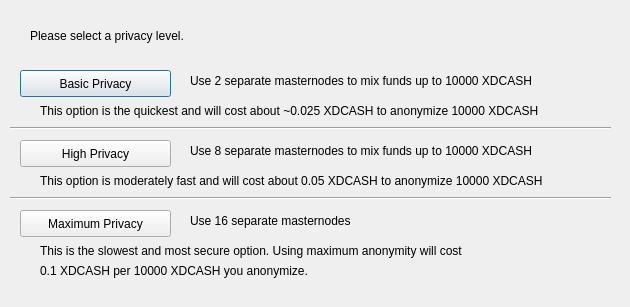
<?xml version="1.0" encoding="UTF-8"?>
<ui version="4.0">
 <class>ObfuscationConfig</class>
 <widget class="QDialog" name="ObfuscationConfig">
  <property name="geometry">
   <rect>
    <x>0</x>
    <y>0</y>
    <width>630</width>
    <height>307</height>
   </rect>
  </property>
  <property name="windowTitle">
   <string>Configure Obfuscation</string>
  </property>
  <widget class="QPushButton" name="buttonBasic">
   <property name="geometry">
    <rect>
     <x>20</x>
     <y>70</y>
     <width>151</width>
     <height>27</height>
    </rect>
   </property>
   <property name="text">
    <string>Basic Privacy</string>
   </property>
  </widget>
  <widget class="QPushButton" name="buttonHigh">
   <property name="geometry">
    <rect>
     <x>20</x>
     <y>140</y>
     <width>151</width>
     <height>27</height>
    </rect>
   </property>
   <property name="text">
    <string>High Privacy</string>
   </property>
  </widget>
  <widget class="QPushButton" name="buttonMax">
   <property name="geometry">
    <rect>
     <x>20</x>
     <y>210</y>
     <width>151</width>
     <height>27</height>
    </rect>
   </property>
   <property name="text">
    <string>Maximum Privacy</string>
   </property>
  </widget>
  <widget class="QLabel" name="label">
   <property name="geometry">
    <rect>
     <x>30</x>
     <y>20</y>
     <width>571</width>
     <height>31</height>
    </rect>
   </property>
   <property name="text">
    <string>Please select a privacy level.</string>
   </property>
  </widget>
  <widget class="QLabel" name="label_2">
   <property name="geometry">
    <rect>
     <x>190</x>
     <y>70</y>
     <width>421</width>
     <height>21</height>
    </rect>
   </property>
   <property name="text">
    <string>Use 2 separate masternodes to mix funds up to 10000 XDCASH</string>
   </property>
  </widget>
  <widget class="QLabel" name="label_3">
   <property name="geometry">
    <rect>
     <x>190</x>
     <y>140</y>
     <width>411</width>
     <height>21</height>
    </rect>
   </property>
   <property name="text">
    <string>Use 8 separate masternodes to mix funds up to 10000 XDCASH</string>
   </property>
  </widget>
  <widget class="QLabel" name="label_4">
   <property name="geometry">
    <rect>
     <x>190</x>
     <y>210</y>
     <width>421</width>
     <height>21</height>
    </rect>
   </property>
   <property name="text">
    <string>Use 16 separate masternodes</string>
   </property>
  </widget>
  <widget class="QLabel" name="label_6">
   <property name="geometry">
    <rect>
     <x>40</x>
     <y>100</y>
     <width>561</width>
     <height>21</height>
    </rect>
   </property>
   <property name="text">
    <string>This option is the quickest and will cost about ~0.025 XDCASH to anonymize 10000 XDCASH</string>
   </property>
  </widget>
  <widget class="QLabel" name="label_7">
   <property name="geometry">
    <rect>
     <x>40</x>
     <y>170</y>
     <width>561</width>
     <height>21</height>
    </rect>
   </property>
   <property name="text">
    <string>This option is moderately fast and will cost about 0.05 XDCASH to anonymize 10000 XDCASH</string>
   </property>
  </widget>
  <widget class="QLabel" name="label_8">
   <property name="geometry">
    <rect>
     <x>40</x>
     <y>240</y>
     <width>561</width>
     <height>21</height>
    </rect>
   </property>
   <property name="text">
    <string>This is the slowest and most secure option. Using maximum anonymity will cost</string>
   </property>
  </widget>
  <widget class="QLabel" name="label_9">
   <property name="geometry">
    <rect>
     <x>40</x>
     <y>260</y>
     <width>561</width>
     <height>21</height>
    </rect>
   </property>
   <property name="text">
    <string>0.1 XDCASH per 10000 XDCASH you anonymize.</string>
   </property>
  </widget>
  <widget class="Line" name="line">
   <property name="geometry">
    <rect>
     <x>10</x>
     <y>120</y>
     <width>601</width>
     <height>16</height>
    </rect>
   </property>
   <property name="orientation">
    <enum>Qt::Horizontal</enum>
   </property>
  </widget>
  <widget class="Line" name="line_2">
   <property name="geometry">
    <rect>
     <x>10</x>
     <y>190</y>
     <width>601</width>
     <height>16</height>
    </rect>
   </property>
   <property name="orientation">
    <enum>Qt::Horizontal</enum>
   </property>
  </widget>
 </widget>
 <resources/>
 <connections/>
</ui>
